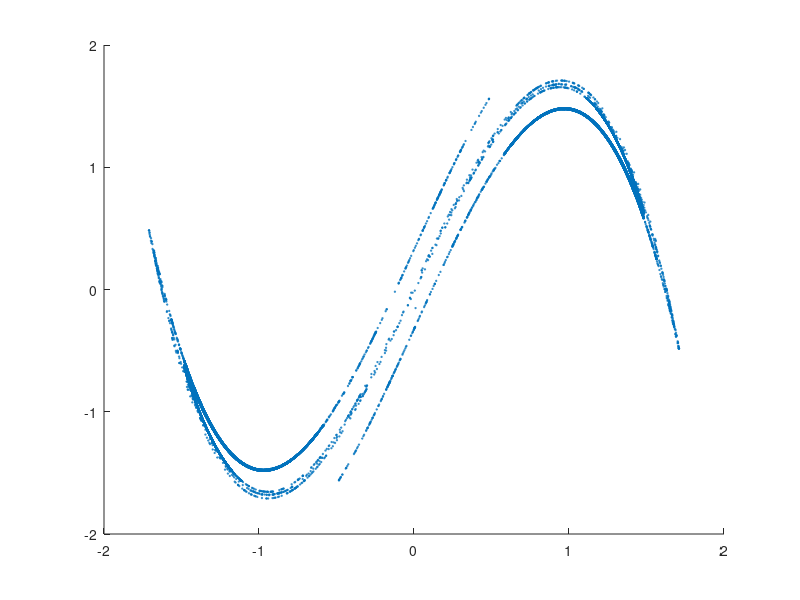

MATLAB code to generate this figure: (Note: this script raises an error after producing the figure.)
clear


alpha = 2.75;
beta = 0.2;

f = @(x) [x(2); -beta * x(1) + alpha * x(2) - x(2)^3];

n = 2;
m = 20000;

X = zeros(m,n);

X(1,:) = f([.9,.01]);
for i = 1:m-1
    X(i+1,:) = f(X(i,:));
end

% disp(X(:,1));

figure()
clf
scatter(X(:,1), X(:,2),1);






%% SINDy Algorithm:

% library of nonlinear functions 
lib = @(t,a) [1; a(1); a(2); a(1)^2; a(2)^2; a(1)*a(2); ...
        a(1)^3; a(2)^3; a(1)^2*a(2); a(2)^2*a(1); ...
        sin(a(1)); cos(a(1)); sin(a(2)); cos(a(2));]';

% input data into library
for i = 1:m-1
  Theta(i,:) = lib(i,X(i,:));
end

Xi = SINDy(Theta, X(2:m,:));

% now have solution Xi that describes which nonlinear terms are active in
% the dynamics of the input system


%% Recover data with Xi 

Y = @(i,a) Xi' * lib(i,a)';

Xs(1,:) = Y(1,[.9,.01]);
for i = 1:m-1
    Xs(i+1,:) = Y(i,Xs(i,:));
end

figure()
clf
scatter(Xs(:,1), Xs(:,2),2);

Error = SimulationError(X(:,2), Xs(:,2));